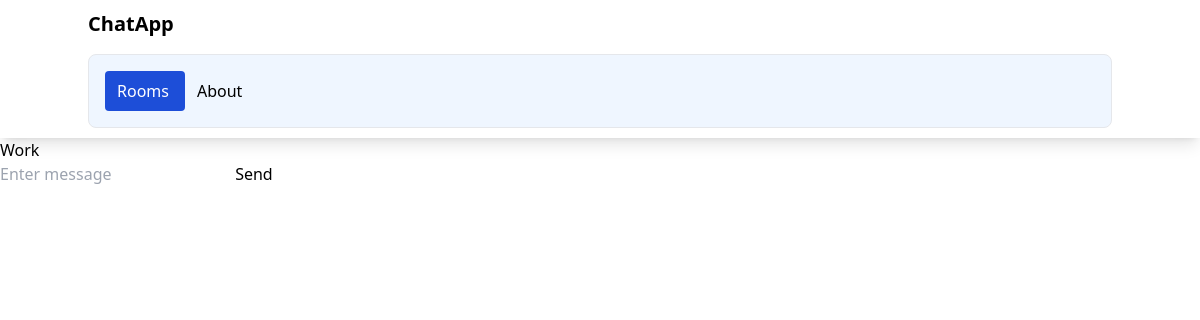
The page /rooms/work/ on the database as committed earlier.
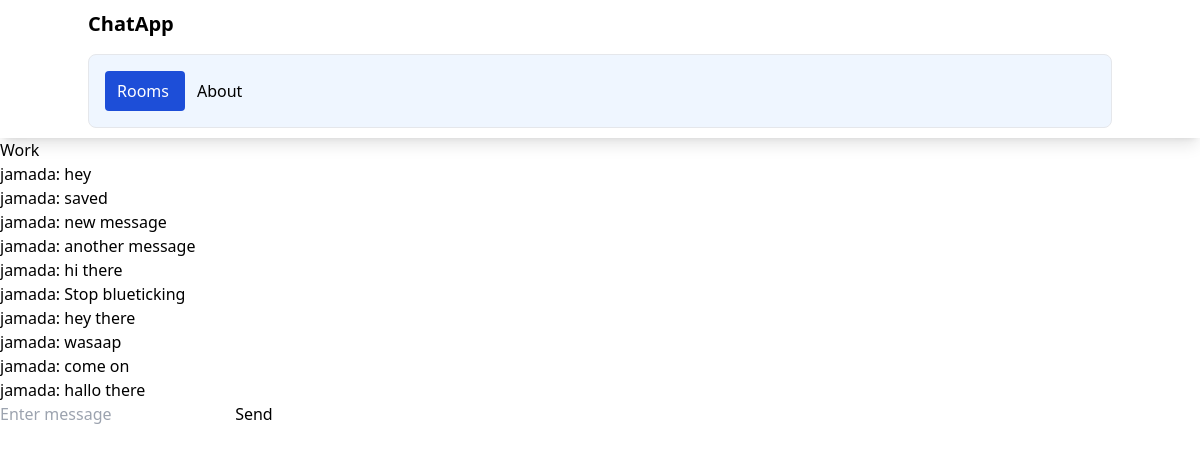
The same page on the database as committed later.
### chatapp/models.py (models this page shows, shortened)
class ChatRoom(models.Model):
    name = models.CharField(max_length=100)
    slug = models.SlugField(unique=True)

class ChatMessage(models.Model):
    user = models.ForeignKey(User,on_delete=models.CASCADE)
    room = models.ForeignKey(ChatRoom, on_delete=models.CASCADE)
    message = models.TextField()
    date = models.DateField(auto_now=True)
    class Meta:
        ordering=('date',)

### chatapp/views.py (the view)
# urls.py: path('<slug:slug>/', views.chatroom,name='chatroom')
def chatroom(request,slug):
    chatroom = ChatRoom.objects.get(slug=slug)
    messages = ChatMessage.objects.filter(room=chatroom)[0:30]
    return render(request,'chatapp/room.html', {'chatroom':chatroom,'messages':messages})

### chatapp/templates/chatapp/room.html (shortened to what this page needs)
{% extends 'chatapp/base.html' %}
{% block body %}
{{chatroom.name}}
<div id="chat_messages">
    {% for message in messages %}
        {{ message.user.username }}: {{message.message}} <br>
    {% endfor %}
</div>
<form method="post">
    <input type="text" name="message" placeholder="Enter message" id="message-input">
    <button type="submit" id="send-button">Send</button>
</form>
{% endblock%}

### chatapp/templates/chatapp/base.html (shortened to what this page needs)
<!DOCTYPE html>
<html lang="en">
<head>
    <script src="https://cdn.tailwindcss.com"></script>
</head>
<body>
    <nav class="shadow-lg px-3 py-2.5">
        <div class="container flex flex-wrap justify-between mx-auto">
            <a href="" class="flex items-center">
                <span class="self-center text-xl font-semibold">ChatApp</span>
            </a>
            <div class="w-full block w-auto">
               <ul class="flex flex-row p-4 mt-4 border rounded-lg border-grau-100 bg-blue-50">
                <li>
                    <a href="" class="block py-2 pl-3 pr-4 rounded bg-blue-700 text-white">Rooms</a>
                </li>
                <li>
                    <a href="" class="block py-2 pl-3 pr-4 rounded">About</a>
                </li>
               </ul>
            </div>
        </div>
    </nav>
    {% block body %}
    {% endblock %}
</body>
</html>

Rows that differ between the two databases and show on the page:
added ChatMessage: user.username "jamada", message "hey"
added ChatMessage: user.username "jamada", message "saved"
added ChatMessage: user.username "jamada", message "new message"
added ChatMessage: user.username "jamada", message "another message"
added ChatMessage: user.username "jamada", message "hi there"
added ChatMessage: user.username "jamada", message "Stop blueticking"
added ChatMessage: user.username "jamada", message "hey there"
added ChatMessage: user.username "jamada", message "wasaap"
added ChatMessage: user.username "jamada", message "come on"
added ChatMessage: user.username "jamada", message "hallo there"
